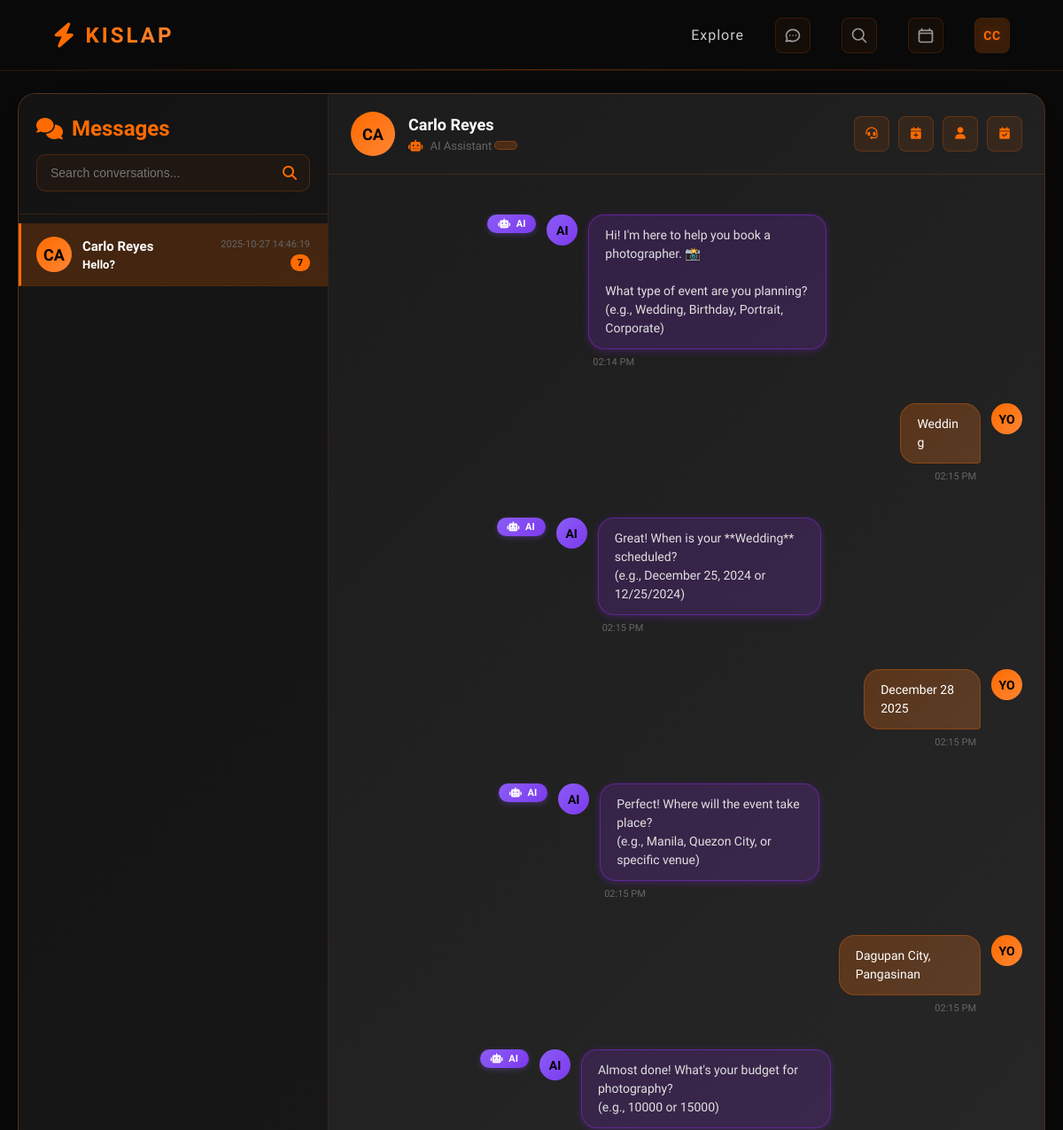
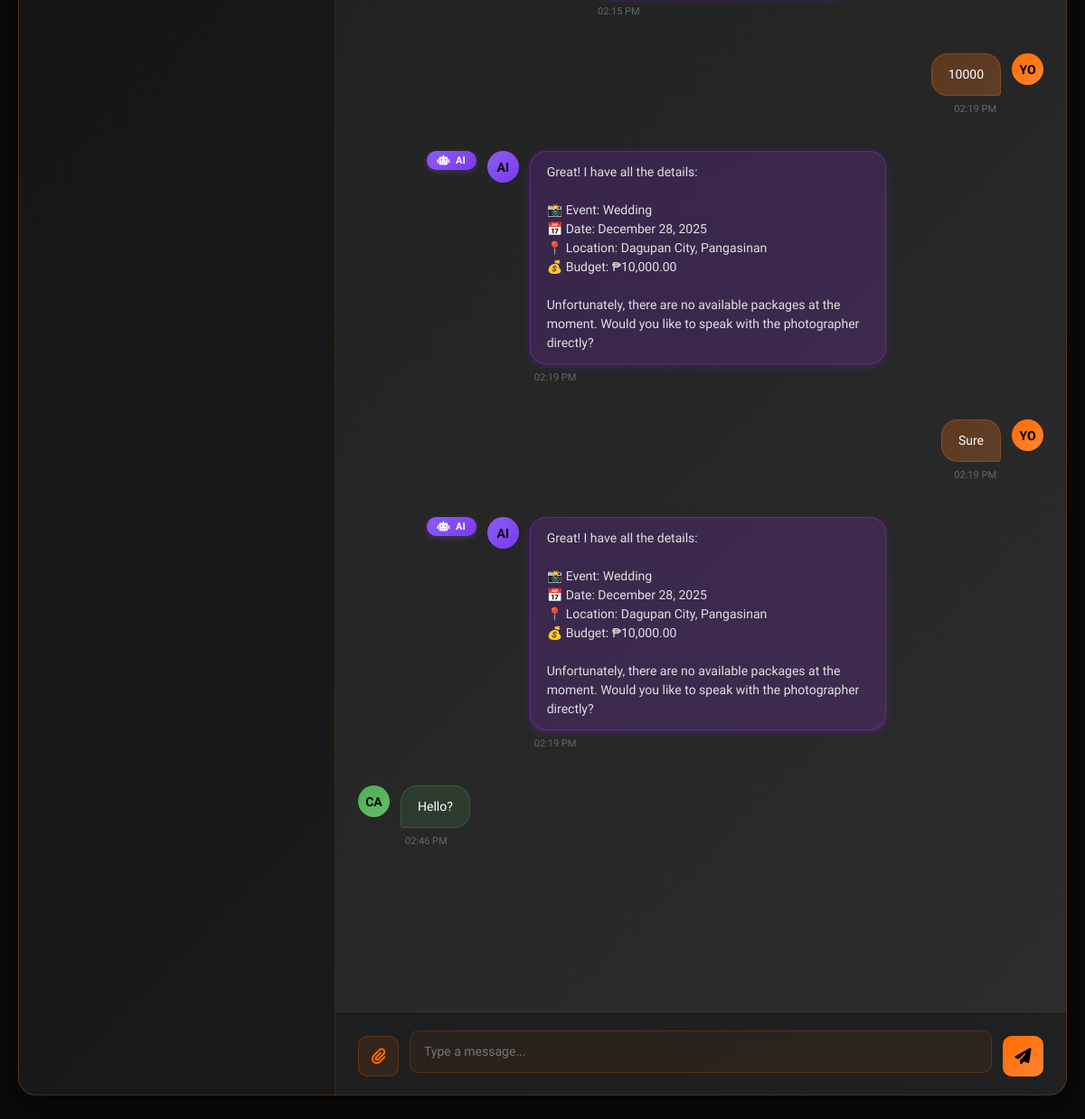
/index.php?controller=Chat&action=view&conversation_id=1 (signed in), run on the app's committed database (2 pictures, top to bottom).
### tables this page shows
CREATE TABLE `conversations` (
  `conversation_id` int(11) NOT NULL,
  `user_id` int(11) NOT NULL,
  `worker_id` int(11) NOT NULL,
  `type` enum('ai','direct') DEFAULT 'direct',
  `booking_status` enum('pending_ai','pending_worker','pending_confirmation','negotiating','confirmed','awaiting_deposit','deposit_paid','in_progress','awaiting_final_payment','completed','rated','cancelled','requires_info') DEFAULT 'pending_ai',
  `created_at` timestamp NOT NULL DEFAULT current_timestamp(),
  `updated_at` timestamp NOT NULL DEFAULT current_timestamp() ON UPDATE current_timestamp()
);

CREATE TABLE `messages` (
  `message_id` int(11) NOT NULL,
  `conversation_id` int(11) NOT NULL,
  `sender_id` int(11) NOT NULL,
  `sender_type` enum('user','worker','ai') NOT NULL,
  `message_text` text NOT NULL,
  `is_read` tinyint(1) DEFAULT 0,
  `sent_at` timestamp NOT NULL DEFAULT current_timestamp()
);

### views/home/messages.php (the view, shortened to what the rows shown need)
<?php
$conversations = $conversations ?? [];
$activeConversation = $activeConversation ?? null;
$messages = $messages ?? [];
$recipientInfo = $recipientInfo ?? null;
?>
<!DOCTYPE html>
<html lang="en">
<head>
    <link href="https://cdnjs.cloudflare.com/ajax/libs/font-awesome/6.4.0/css/all.min.css" rel="stylesheet">
    <link rel="stylesheet" href="/Kislap/public/css/style.css" type="text/css">
    <link rel="stylesheet" href="/Kislap/public/css/messages.css" type="text/css">
    <link rel="stylesheet" href="/Kislap/public/css/package-cards.css" type="text/css">
</head>
<body>
<?php require __DIR__ . '/../shared/navbar.php'; ?>
<div class="messages-container">
    <div class="messages-wrapper">
        <div class="conversations-sidebar">
            <div class="sidebar-header">
                <h2><i class="fas fa-comments"></i> Messages</h2>
            </div>
            <div class="conversations-list" id="conversationsList">
                <?php if (empty($conversations)): ?>
                    <div class="empty-state-sidebar">
                        <i class="fas fa-inbox"></i>
                        <h3>No conversations yet</h3>
                        <p>Start a conversation to see it here!</p>
                    </div>
                <?php else: ?>
                    <?php foreach ($conversations as $conv): ?>
                        <?php
                        $convId = $conv['conversation_id'] ?? 0;
                        $otherUserName = $conv['other_user_name'] ?? 'Unknown User';
                        $lastMessage = $conv['last_message'] ?? 'No messages yet';
                        $lastMessageTime = $conv['last_message_time'] ?? '';
                        $unreadCount = $conv['unread_count'] ?? 0;
                        $isActive = isset($activeConversation['conversation_id']) && $convId == $activeConversation['conversation_id'];
                        ?>
                        <div class="conversation-item <?php echo $isActive ? 'active' : ''; ?> <?php echo $unreadCount > 0 ? 'unread' : ''; ?>"
                             onclick="loadConversation(<?php echo $convId; ?>)">
                            <div class="conversation-header">
                                <div class="user-avatar">
                                    <?php echo strtoupper(substr($otherUserName, 0, 2)); ?>
                                </div>
                                <div class="conversation-info">
                                    <div class="conversation-name"><?php echo htmlspecialchars($otherUserName); ?></div>
                                    <div class="conversation-preview"><?php echo htmlspecialchars($lastMessage); ?></div>
                                </div>
                                <div class="conversation-meta">
                                    <span class="conversation-time"><?php echo htmlspecialchars($lastMessageTime); ?></span>
                                    <?php if ($unreadCount > 0): ?>
                                        <span class="unread-badge"><?php echo $unreadCount; ?></span>
                                    <?php endif; ?>
                                </div>
                            </div>
                        </div>
                    <?php endforeach; ?>
                <?php endif; ?>
            </div>
        </div>
        <div class="chat-area">
            <?php if ($activeConversation && $recipientInfo): ?>
                            <?php
                            $recipientName = $recipientInfo['name'] ?? 'User';
                                ?>
                <div class="messages-area" id="messagesArea">
                    <?php if (!empty($messages)): ?>
                        <?php foreach ($messages as $msg): ?>
                            <?php
                            $senderId = $msg['sender_id'] ?? 0;
                            $senderType = $msg['sender_type'] ?? 'user';
                            $messageText = $msg['message_text'] ?? '';
                            $sentAt = $msg['sent_at'] ?? '';
                            $currentUserId = $user['user_id'] ?? ($worker['worker_id'] ?? 0);
                            $currentUserType = $user ? 'user' : 'worker';
                            $isSent = ($senderId == $currentUserId && $senderType == $currentUserType);
                            if ($senderId == 0 || $senderType === 'bot' || $senderType === 'ai') {
                                $senderName = 'AI Assistant';
                                $messageClass = 'bot-message';
                            } elseif ($isSent) {
                                $senderName = 'You';
                                $messageClass = 'sent';
                            } else {
                                $senderName = $recipientName ?? 'Other User';
                                $messageClass = 'received';
                            }
                            ?>
                            <div class="message-group <?php echo $messageClass; ?>"><?php if ($senderId == 0 || $senderType === 'bot' || $senderType === 'ai'): ?>
                                    <div class="bot-badge"><i class="fas fa-robot"></i> AI</div>
                                <?php endif; ?>
                                <div class="message-avatar">
                                    <?php
                                    $senderPicture = null;
                                    if ($isSent) {
                                        $senderPicture = $user['profilePhotoUrl'] ?? $worker['profile_photo'] ?? null;
                                    } else {
                                        $senderPicture = $recipientInfo['profile_picture'] ?? null;
                                    }
                                    if ($senderPicture && file_exists($_SERVER['DOCUMENT_ROOT'] . $senderPicture)):
                                        ?>
                                        <img src="<?php echo htmlspecialchars($senderPicture); ?>" alt="Avatar">
                                    <?php else: ?>
                                        <?php echo strtoupper(substr($senderName, 0, 2)); ?>
                                    <?php endif; ?>
                                </div>
                                <div class="message-content">
                                    <div class="message-bubble">
                                        <?php echo nl2br(htmlspecialchars($messageText)); ?>
                                    </div>
                                    <span class="message-time">
                                        <?php echo $sentAt ? date('h:i A', strtotime($sentAt)) : ''; ?>
                                    </span>
                                </div>
                            </div>
                        <?php endforeach; ?>
                    <?php endif; ?>
                </div>
            <?php endif; ?>
        </div>
    </div>
</div>
</body>
</html>

### data on the page
conversations: otherUserName "CA", otherUserName "Carlo Reyes", lastMessage "Hello?", lastMessageTime "2025-10-27 14:46:19", unreadCount "7"
messages: shows "AI", sender "AI", message_text "Hi! I'm here to help you book a photographer. 📸 What type of event are you planning? (e.g., Wedding, Birthday, Portrait, Corporate)", sent_at "02:14 PM"
messages: substr($senderName, 0, 2) "YO", message_text "Wedding", sent_at "02:15 PM"
messages: shows "AI", sender "AI", message_text "Great! When is your **Wedding** scheduled? (e.g., December 25, 2024 or 12/25/2024)", sent_at "02:15 PM"
messages: substr($senderName, 0, 2) "YO", message_text "December 28 2025", sent_at "02:15 PM"
messages: shows "AI", sender "AI", message_text "Perfect! Where will the event take place? (e.g., Manila, Quezon City, or specific venue)", sent_at "02:15 PM"
messages: substr($senderName, 0, 2) "YO", message_text "Dagupan City, Pangasinan", sent_at "02:15 PM"
messages: shows "AI", sender "AI", message_text "Almost done! What's your budget for photography? (e.g., 10000 or 15000)", sent_at "02:15 PM"
messages: substr($senderName, 0, 2) "YO", message_text "10000", sent_at "02:19 PM"
messages: shows "AI", sender "AI", message_text "Great! I have all the details: 📸 Event: Wedding 📅 Date: December 28, 2025 📍 Location: Dagupan City, Pangasinan 💰 Budget: ₱10,000.00 Unfortunately, there are no available packages at the moment. Would you like to speak with the photographer directly?", sent_at "02:19 PM"
messages: substr($senderName, 0, 2) "YO", message_text "Sure", sent_at "02:19 PM"
messages: shows "AI", sender "AI", message_text "Great! I have all the details: 📸 Event: Wedding 📅 Date: December 28, 2025 📍 Location: Dagupan City, Pangasinan 💰 Budget: ₱10,000.00 Unfortunately, there are no available packages at the moment. Would you like to speak with the photographer directly?", sent_at "02:19 PM"
messages: senderName "CA", message_text "Hello?", sent_at "02:46 PM"

### other printed values
$initials "CC"
substr($recipientName, 0, 2) "CA"
$recipientName "Carlo Reyes"
